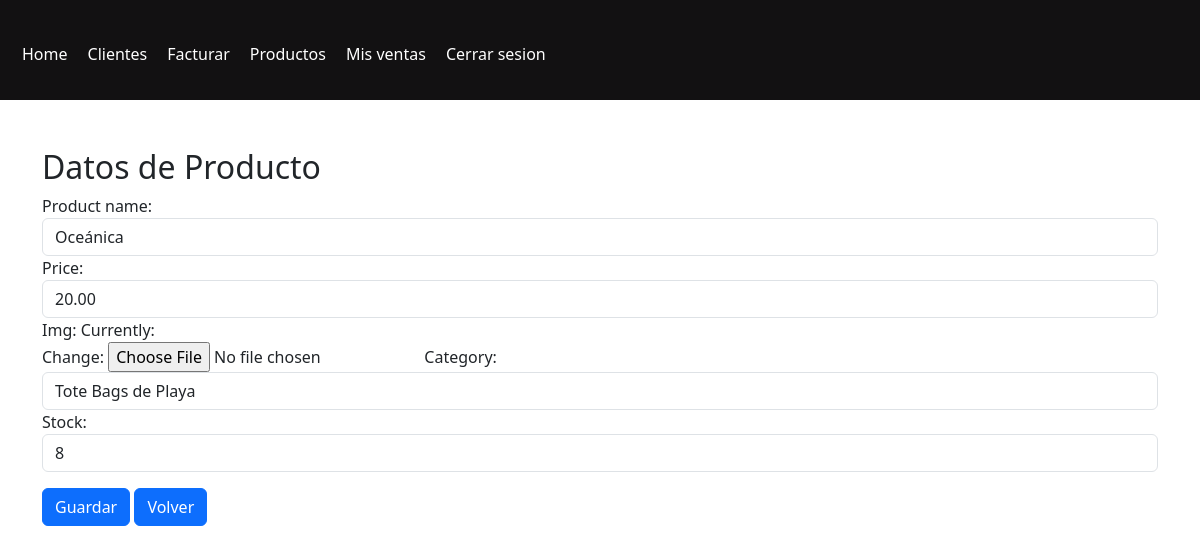
Page /venta/Anahion/editar_producto/2/ (signed in) on the earlier database version.
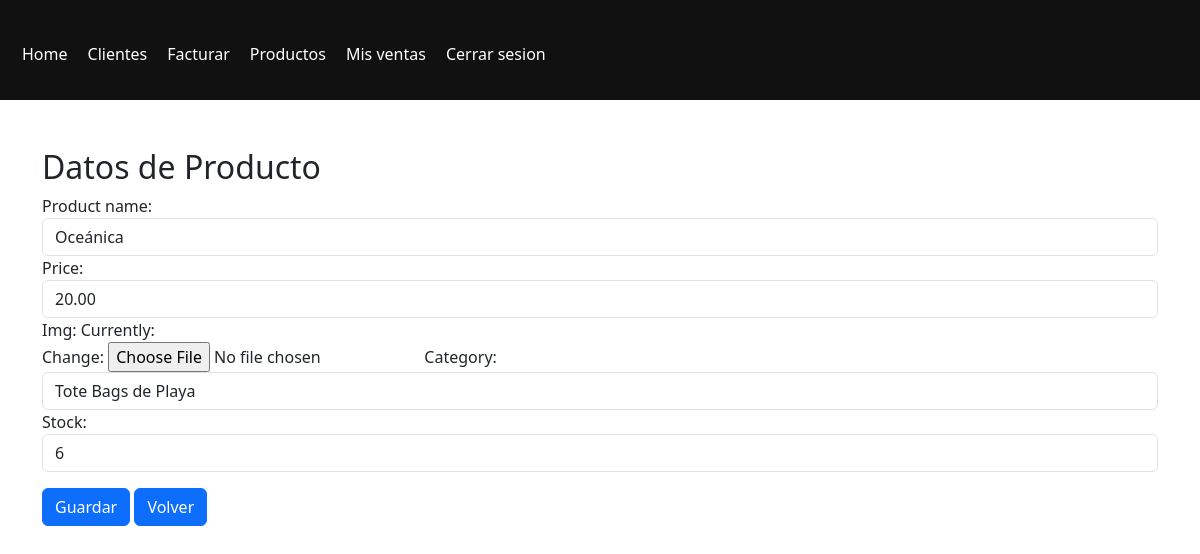
Same page on the later database version.
### venta/models.py (models this page shows, shortened)
class Product(models.Model):
    product_name = models.CharField(max_length=255)
    price = models.DecimalField(max_digits=10, decimal_places=2)
    img=models.ImageField(upload_to="productos/", default="imagen.png")
    category=models.ForeignKey(Category, on_delete=models.CASCADE,default='category')
    stock=models.IntegerField(default=1,verbose_name="stock")
    class Meta:
        db_table = "product"
        verbose_name = "product"
        verbose_name_plural = "products"

### venta/views.py (the view, shortened to what this page needs)
# urls.py: path('Anahion/editar_producto/<int:id>/',editar_producto,name="editar_producto"),
@login_required
def editar_producto(request,id):
    producto=get_object_or_404(Product,pk=id)
    if request.method == 'GET':
        form_product=ProductForm(instance=producto)
        return render(request,'productos/editar_producto.html',{'form_product':form_product})

### venta/forms.py
class ProductForm(ModelForm):
    class Meta:
        model=Product
        fields=['product_name','price','img','category','stock']
        widgets={
            'product_name':forms.TextInput(attrs={'class':'form-control'}),
            'price':forms.TextInput(attrs={'class':'form-control'}),
            'category':forms.Select(attrs={'class':'form-control'}),
            'stock':forms.TextInput(attrs={'class':'form-control'})
        }

### venta/models.py (called while the page is built)
    def __str__(self):
        return self.name

### venta/templates/productos/editar_producto.html (shortened to what this page needs)
{% extends 'base.html'%}
{% block header %}
{% include 'header.html' %}
{% endblock %}
{% block content %}
<div class="container mt-5" >
    <h2>Datos de Producto</h2>
    <div>
        <form method="POST">
            <div>
                {{ form_product }}
            </div>
            <div class="mt-3">
              <button class="btn btn-primary">Guardar</button>
              <a  class="btn btn-primary" href="{% url 'categories'%}">Volver</a>
            </div>
        </form>
    </div>
</div>
{% endblock %}

Differences in the rows shown:
changed Product "Oceánica": stock "8" → "6"
